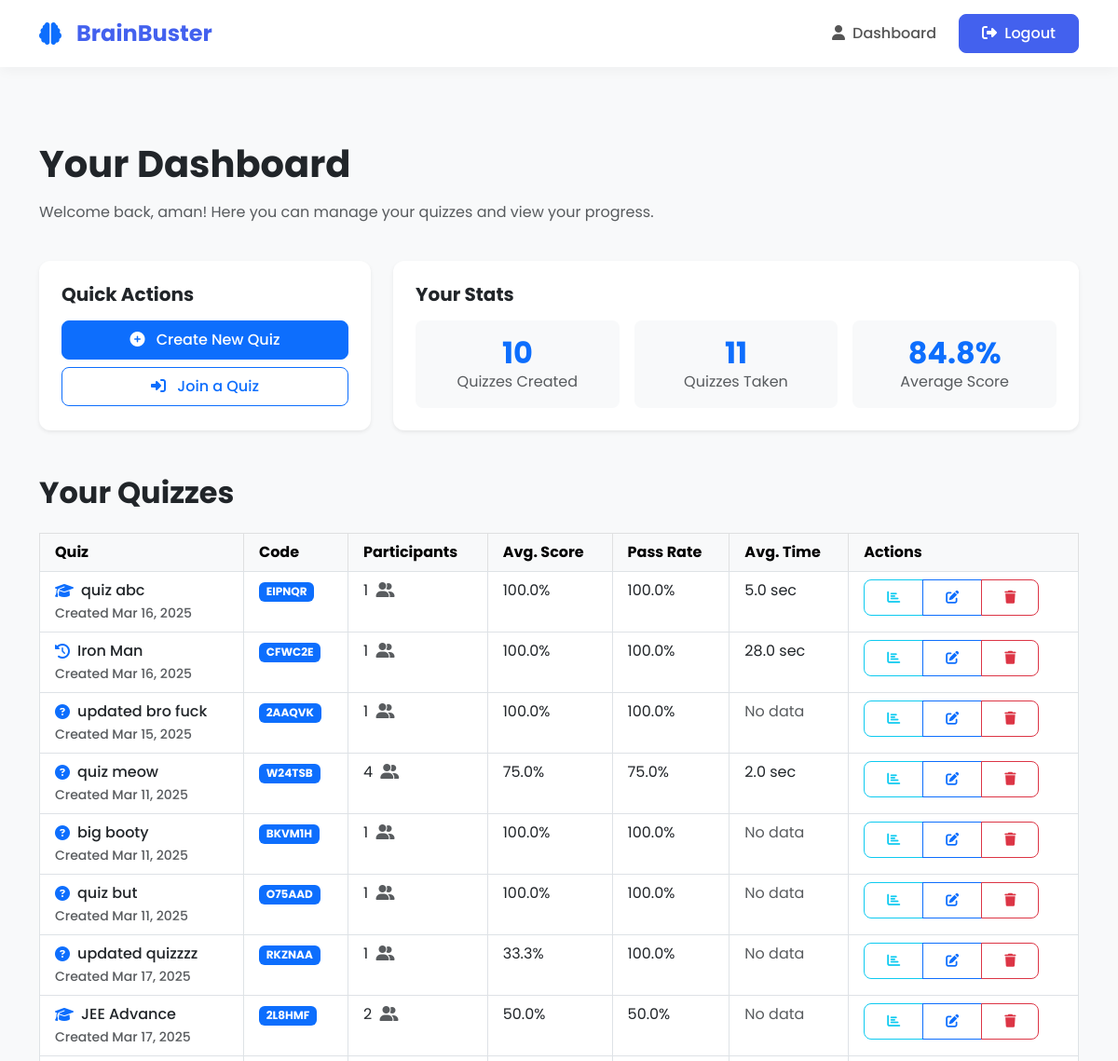
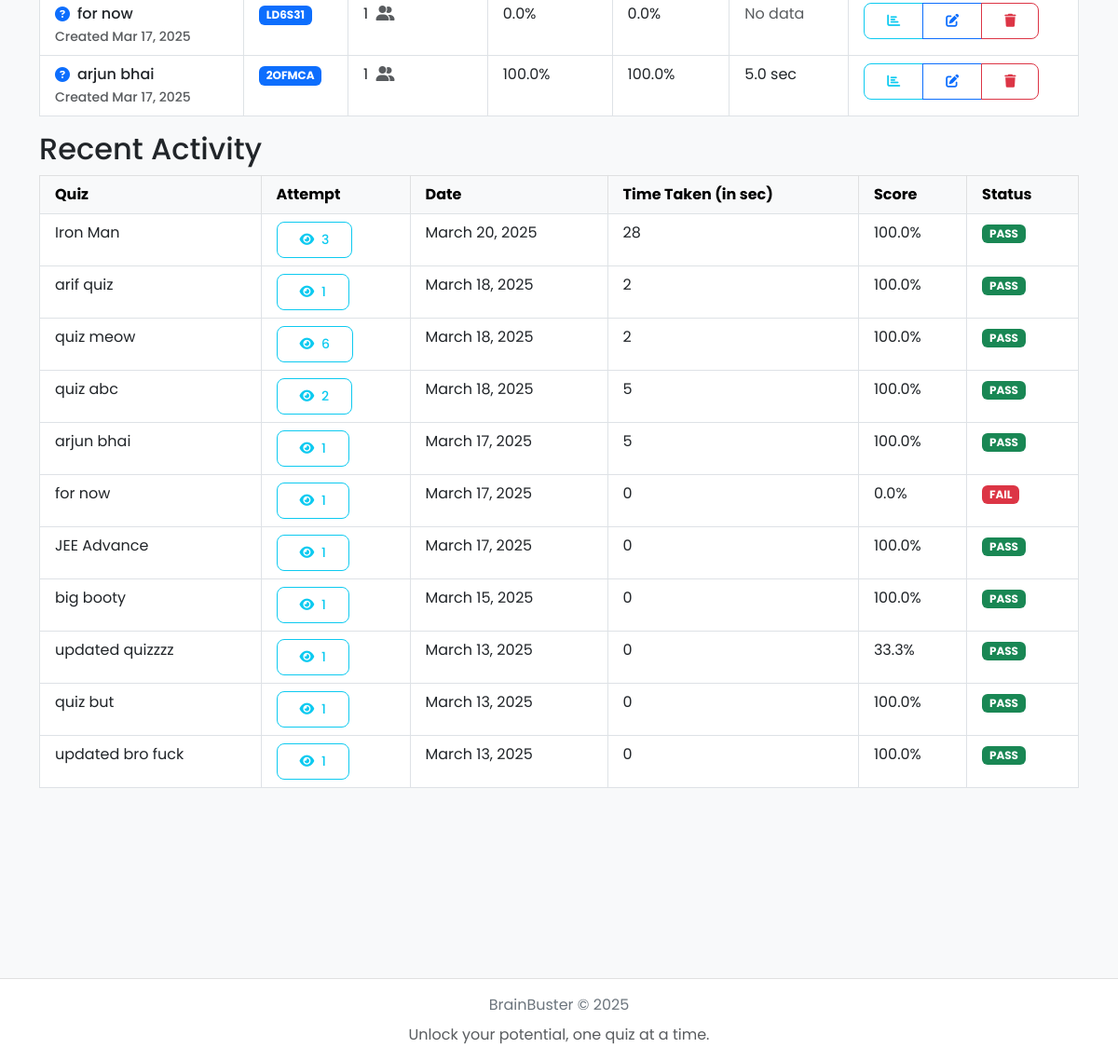
Page /quizzes/ (signed in) on the earlier database version (2 pictures, top to bottom).
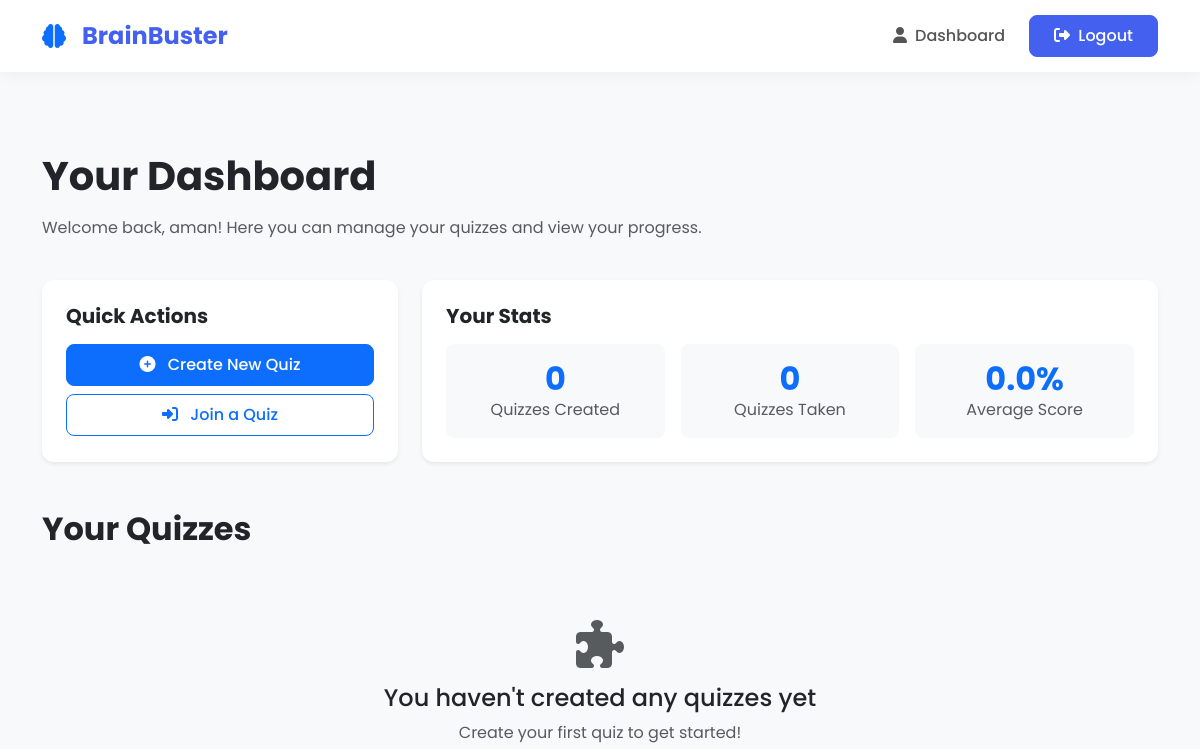
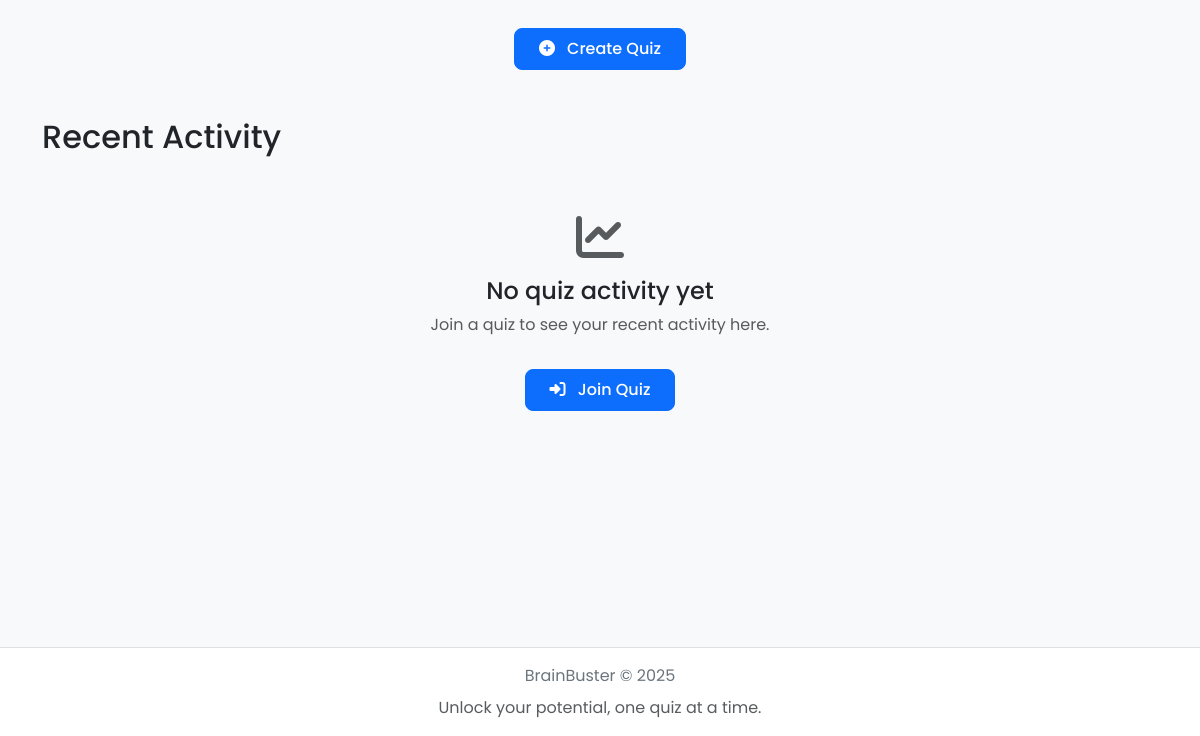
Same page on the later database version (2 pictures, top to bottom).
### quizzes/models.py (models this page shows, shortened)
class Quiz(models.Model):
    title = models.CharField(max_length=255)
    description = models.TextField(blank=True, null=True)
    icon = models.CharField(max_length=50, default="question-circle")
    code = models.CharField(max_length=10, unique=True, default=generate_unique_code)
    created_by = models.ForeignKey(User, on_delete=models.CASCADE, related_name='quizzes')
    created_at = models.DateTimeField(auto_now=True)
    time_limit_per_question = models.IntegerField(help_text="Time limit in seconds", default=30)
    minimum_score_percentage = models.IntegerField(help_text="Minimum score required to pass (%)", default=60)

class Participation(models.Model):
    user = models.ForeignKey(User, on_delete=models.CASCADE, related_name='participations')
    quiz = models.ForeignKey(Quiz, on_delete=models.CASCADE, related_name='participations')
    score = models.FloatField(default=0.0)
    submitted_at = models.DateTimeField(auto_now=True)
    total_time_taken = models.IntegerField(default=0, help_text="Total time taken for the quiz in seconds")
    attempt_number = models.IntegerField(default=1, help_text="The attempt number for this user on this quiz")

### quizzes/views.py (the view)
# urls.py: path('', views.dashboard, name='quiz_dashboard'),
@login_required
def dashboard(request):
    created_quizzes = Quiz.objects.filter(created_by=request.user)
    all_participated_quizzes = request.user.participations.all().select_related('quiz').order_by('-submitted_at')
    unique_quizzes = {}
    for participation in all_participated_quizzes:
        quiz_id = participation.quiz.id
        if quiz_id not in unique_quizzes:
            unique_quizzes[quiz_id] = participation
    participated_quizzes = list(unique_quizzes.values())
    quiz_attempts = {}
    for participation in all_participated_quizzes:
        quiz_id = participation.quiz.id
        quiz_attempts[quiz_id] = quiz_attempts.get(quiz_id, 0) + 1
    for participation in participated_quizzes:
        participation.attempts = quiz_attempts[participation.quiz.id]
        participation.status = "PASS" if participation.score >= participation.quiz.minimum_score_percentage else "FAIL"
    total_score = sum(p.score for p in participated_quizzes if p.score is not None)
    total_quizzes = len(participated_quizzes)
    average_score = round(total_score / total_quizzes, 1) if total_quizzes > 0 else 0
    for quiz in created_quizzes:
        all_participations = list(quiz.participations.all().select_related('user').order_by('user__id', '-submitted_at'))
        unique_users = {}
        for participation in all_participations:
            user_id = participation.user.id
            if user_id not in unique_users:
                unique_users[user_id] = participation
        participations = list(unique_users.values())
        quiz.total_participants = len(participations)
        if quiz.total_participants > 0:
            quiz.avg_score = round(sum(p.score for p in participations) / quiz.total_participants, 1)
            passing_participants = sum(1 for p in participations if p.score >= quiz.minimum_score_percentage)
            quiz.pass_rate = round((passing_participants / quiz.total_participants) * 100, 1)
            total_time = sum(p.total_time_taken for p in participations if p.total_time_taken is not None)
            quiz.avg_time = round(total_time / quiz.total_participants, 1)
        else:
            quiz.avg_score = 0
            quiz.pass_rate = 0
            quiz.avg_time = 0
    return render(request, 'quizzes/dashboard.html', {
        'created_quizzes': created_quizzes,
        'participated_quizzes': participated_quizzes,
        'all_participated_quizzes': all_participated_quizzes,  # For modal
        'average_score': average_score,
        'total_quizzes': total_quizzes,
    })

### templates/quizzes/dashboard.html (shortened to what the changed rows need)
{% extends 'base.html' %}
{% block content %}
<div class="container py-5">
    <div class="row mb-4">
        <div class="col-12">
            <h1 class="fw-bold mb-3">Your Dashboard</h1>
        </div>
    </div>
    <div class="row g-4">
        <div class="col-md-8">
            <div class="card h-100 shadow-sm border-0">
                <div class="card-body p-4">
                    <div class="row g-3 text-center">
                        <div class="col-4">
                            <div class="p-3 bg-light rounded-3">
                                <h2 class="text-primary fw-bold mb-0">{{ created_quizzes.count }}</h2>
                                <p class="text-muted mb-0">Quizzes Created</p>
                            </div>
                        </div>
                        <div class="col-4">
                            <div class="p-3 bg-light rounded-3">
                                <h2 class="text-primary fw-bold mb-0">{{ total_quizzes }}</h2>
                                <p class="text-muted mb-0">Quizzes Taken</p>
                            </div>
                        </div>
                        <div class="col-4">
                            <div class="p-3 bg-light rounded-3">
                                <h2 class="text-primary fw-bold mb-0">{{ average_score|floatformat:1 }}%</h2>
                                <p class="text-muted mb-0">Average Score</p>
                            </div>
                        </div>
                    </div>
                </div>
            </div>
        </div>
    </div>
    <div class="row mt-5">
        <div class="col-12">
            <h2 class="fw-bold mb-4">Your Quizzes</h2>
            {% if created_quizzes %}
                <div class="table-responsive">
                    <table class="table table-hover table-bordered">
                        <thead class="table-light">
                            <tr>
                                <th class="border-bottom px-3 py-2">Quiz</th>
                                <th class="border-bottom px-3 py-2">Code</th>
                                <th class="border-bottom px-3 py-2">Participants</th>
                                <th class="border-bottom px-3 py-2">Avg. Score</th>
                                <th class="border-bottom px-3 py-2">Pass Rate</th>
                                <th class="border-bottom px-3 py-2">Avg. Time</th>
                                <th class="border-bottom px-3 py-2">Actions</th>
                            </tr>
                        </thead>
                        <tbody>
                            {% for quiz in created_quizzes %}
                            <tr>
                                <td class="fw-medium border-bottom px-3 py-2">
                                    <div class="d-flex align-items-center">
                                        <i class="fas fa-{{ quiz.icon|default:'question-circle' }} text-primary me-2"></i>
                                        {{ quiz.title }}
                                    </div>
                                    <small class="text-muted">Created {{ quiz.created_at|date:"M d, Y" }}</small>
                                </td>
                                <td class="border-bottom px-3 py-2"><span class="badge bg-primary">{{ quiz.code }}</span></td>
                                <td class="border-bottom px-3 py-2">
                                    {{ quiz.total_participants }}
                                    <i class="fas fa-user-friends ms-1 text-muted"></i>
                                </td>
                                <td class="border-bottom px-3 py-2">
                                    {% if quiz.total_participants > 0 %}
                                        {{ quiz.avg_score|floatformat:1 }}%
                                    {% else %}
                                        <span class="text-muted">No data</span>
                                    {% endif %}
                                </td>
                                <td class="border-bottom px-3 py-2">
                                    {% if quiz.total_participants > 0 %}
                                        {{ quiz.pass_rate|floatformat:1 }}%
                                    {% else %}
                                        <span class="text-muted">No data</span>
                                    {% endif %}
                                </td>
                                <td class="border-bottom px-3 py-2">
                                    {% if quiz.avg_time > 0 %}
                                        {{ quiz.avg_time|floatformat:1 }} sec
                                    {% else %}
                                        <span class="text-muted">No data</span>
                                    {% endif %}
                                </td>
                                <td class="border-bottom px-3 py-2">
                                    <div class="btn-group">
                                        <a href="{% url 'quiz_stats' quiz.id %}" class="btn btn-sm btn-outline-info">
                                            <i class="fas fa-chart-bar"></i>
                                        </a>
                                        <a href="{% url 'edit_quiz' quiz.id %}" class="btn btn-sm btn-outline-primary">
                                            <i class="fas fa-edit"></i>
                                        </a>
                                        <button type="button" class="btn btn-sm btn-outline-danger delete-quiz-btn"
                                                data-bs-toggle="modal" data-bs-target="#deleteQuizModal"
                                                data-quiz-id="{{ quiz.id }}" data-quiz-title="{{ quiz.title }}">
                                            <i class="fas fa-trash"></i>
                                        </button>
                                    </div>
                                </td>
                            </tr>
                            {% endfor %}
                        </tbody>
                    </table>
                </div>
            {% else %}
                <div class="text-center py-5">
                    <i class="fas fa-puzzle-piece fa-3x text-muted mb-3"></i>
                    <h4>You haven't created any quizzes yet</h4>
                    <p class="text-muted">Create your first quiz to get started!</p>
                    <a href="{% url 'create_quiz' %}" class="btn btn-primary mt-3">
                        <i class="fas fa-plus-circle me-2"></i> Create Quiz
                    </a>
                </div>
            {% endif %}
        </div>
    </div>
    <section class="mb-5">
        <h2>Recent Activity</h2>
        {% if participated_quizzes %}
            <div class="table-responsive">
                <table class="table table-hover table-bordered">
                    <thead class="table-light">
                        <tr>
                            <th class="border-bottom px-3 py-2">Quiz</th>
                            <th class="border-bottom px-3 py-2">Attempt</th>
                            <th class="border-bottom px-3 py-2">Date</th>
                            <th class="border-bottom px-3 py-2">Time Taken (in sec)</th>
                            <th class="border-bottom px-3 py-2">Score</th>
                            <th class="border-bottom px-3 py-2">Status</th>
                        </tr>
                    </thead>
                    <tbody>
                        {% for participation in participated_quizzes %}
                            <tr>
                                <td class="border-bottom px-3 py-2">{{ participation.quiz.title }}</td>
                                <td class="border-bottom px-3 py-2">
                                    <button class="btn btn-sm btn-outline-info" data-bs-toggle="modal" data-bs-target="#attemptsModal{{ participation.quiz.id }}">
                                        <i class="fas fa-eye me-1"></i> {{ participation.attempts }}
                                    </button>
                                </td>
                                <td class="border-bottom px-3 py-2">{{ participation.submitted_at|date:"F j, Y" }}</td>
                                <td class="border-bottom px-3 py-2">{{ participation.total_time_taken }}</td>
                                <td class="border-bottom px-3 py-2">{{ participation.score|floatformat:1 }}%</td>
                                <td class="border-bottom px-3 py-2">
                                    <span class="badge {% if participation.status == 'PASS' %}bg-success{% else %}bg-danger{% endif %}">
                                        {{ participation.status }}
                                    </span>
                                </td>
                            </tr>
                        {% endfor %}
                    </tbody>
                </table>
            </div>
        {% else %}
            <div class="text-center py-5">
                <i class="fas fa-chart-line fa-3x text-muted mb-3"></i>
                <h4>No quiz activity yet</h4>
                <p class="text-muted">Join a quiz to see your recent activity here.</p>
                <a href="{% url 'join_quiz' %}" class="btn btn-primary mt-3">
                    <i class="fas fa-sign-in-alt me-2"></i> Join Quiz
                </a>
            </div>
        {% endif %}
    </section>
</div>
{% endblock %}

Differences in the rows shown:
removed Quiz: title "quiz abc", created_at "Mar 16, 2025", code "EIPNQR", total_participants "1", avg_score "100.0", pass_rate "100.0", avg_time "5.0"
removed Quiz: title "Iron Man", created_at "Mar 16, 2025", code "CFWC2E", total_participants "1", avg_score "100.0", pass_rate "100.0", avg_time "28.0"
removed Quiz: title "updated bro fuck", created_at "Mar 15, 2025", code "2AAQVK", total_participants "1", avg_score "100.0", pass_rate "100.0", shows "No data"
removed Quiz: title "quiz meow", created_at "Mar 11, 2025", code "W24TSB", total_participants "4", avg_score "75.0", pass_rate "75.0", avg_time "2.0"
removed Quiz: title "big booty", created_at "Mar 11, 2025", code "BKVM1H", total_participants "1", avg_score "100.0", pass_rate "100.0", shows "No data"
removed Quiz: title "quiz but", created_at "Mar 11, 2025", code "O75AAD", total_participants "1", avg_score "100.0", pass_rate "100.0", shows "No data"
removed Quiz: title "updated quizzzz", created_at "Mar 17, 2025", code "RKZNAA", total_participants "1", avg_score "33.3", pass_rate "100.0", shows "No data"
removed Quiz: title "JEE Advance", created_at "Mar 17, 2025", code "2L8HMF", total_participants "2", avg_score "50.0", pass_rate "50.0", shows "No data"
removed Quiz: title "for now", created_at "Mar 17, 2025", code "LD6S31", total_participants "1", avg_score "0.0", pass_rate "0.0", shows "No data"
removed Quiz: title "arjun bhai", created_at "Mar 17, 2025", code "2OFMCA", total_participants "1", avg_score "100.0", pass_rate "100.0", avg_time "5.0"
removed Participation: quiz "Iron Man", attempts "3", submitted_at "March 20, 2025", total_time_taken "28", score "100.0", status "PASS"
removed Participation: quiz "arif quiz", attempts "1", submitted_at "March 18, 2025", total_time_taken "2", score "100.0", status "PASS"
removed Participation: quiz "quiz meow", attempts "6", submitted_at "March 18, 2025", total_time_taken "2", score "100.0", status "PASS"
removed Participation: quiz "quiz abc", attempts "2", submitted_at "March 18, 2025", total_time_taken "5", score "100.0", status "PASS"
removed Participation: quiz "arjun bhai", attempts "1", submitted_at "March 17, 2025", total_time_taken "5", score "100.0", status "PASS"
removed Participation: quiz "for now", attempts "1", submitted_at "March 17, 2025", total_time_taken "0", score "0.0", status "FAIL"
removed Participation: quiz "JEE Advance", attempts "1", submitted_at "March 17, 2025", total_time_taken "0", score "100.0", status "PASS"
removed Participation: quiz "big booty", attempts "1", submitted_at "March 15, 2025", total_time_taken "0", score "100.0", status "PASS"
removed Participation: quiz "updated quizzzz", attempts "1", submitted_at "March 13, 2025", total_time_taken "0", score "33.3", status "PASS"
removed Participation: quiz "quiz but", attempts "1", submitted_at "March 13, 2025", total_time_taken "0", score "100.0", status "PASS"
removed Participation: quiz "updated bro fuck", attempts "1", submitted_at "March 13, 2025", total_time_taken "0", score "100.0", status "PASS"
Other differences:
{{ created_quizzes.count }}: "10" → "0"
{{ total_quizzes }}: "11" → "0"
{{ average_score|floatformat:1 }}: "84.8" → "0.0"
text no longer shown: "Quiz Code Participants Avg. Score Pass Rate Avg. Time Actions Quiz Attempt Date Time Taken (in sec) Score Status"
text now shown: "You haven't created any quizzes yet Create your first quiz to get started! Create Quiz No quiz activity yet Join a quiz to see your recent activity here. Join Quiz"
